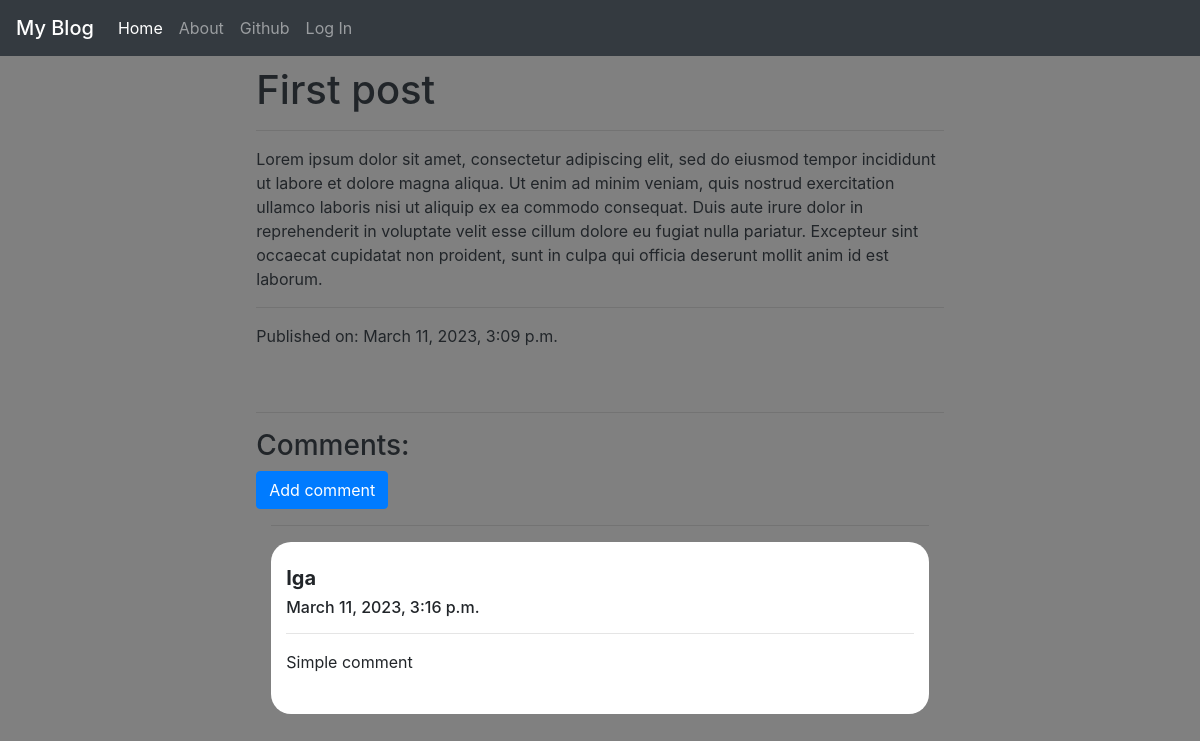
The app's page /post/2/ with its own data.
### app/models.py (models this page shows, shortened)
class Post(models.Model):
    author = models.ForeignKey(User, on_delete=models.deletion.CASCADE)
    title = models.CharField(max_length=200)
    text = models.TextField()
    create_date = models.DateTimeField(default=timezone.now)
    published_date = models.DateTimeField(blank=True, null=True)
    likes = models.ManyToManyField(User, related_name='post_like')

class Comment(models.Model):
    post = models.ForeignKey('app.Post', related_name='comments', on_delete=models.deletion.CASCADE)
    author = models.CharField(max_length=200)
    text = models.TextField()
    create_date = models.DateTimeField(default=timezone.now)
    approved_comment = models.BooleanField(default=False)

### app/views.py (the view)
# urls.py: path('post/<int:pk>/', views.PostDetail.as_view(), name='post_detail'),
class PostDetail(DetailView):
    model = Post

### templates/app/post_detail.html (shortened to what this page needs)
{% extends 'app/index.html' %}
{% block content %}
<h1 class='posttitle loader' style="margin-top:10px;">{{ post.title }}</h1>
<hr>
<p class='postcontent'>{{ post.text|safe|linebreaksbr }}</p>
      <hr>
      {% if post.published_date %}
            <div class="date postdate">
                <a>Published on: {{ post.published_date }}</a>
            </div>
      {% else %}
            <a class="btn btn-primary" href="{% url 'publish_post' pk=post.pk %}">Publish</a>
      {% endif %}
      <br><br>
  <hr>
  <h3>Comments:</h3>
  <a class="btn btn-primary btn-comment" href="{% url 'add_comment' pk=post.pk %}">Add comment</a>
  <div class="container">
  {% for comment in post.comments.all %}
      {% if user.is_authenticated or comment.approved_comment %}
        <hr>
          <div class="container" style="background-color:white; border-radius:20px;  ">
               <br>
               <h5><strong>{{ comment.author }}</strong></h5>
               <h6>{{ comment.create_date }}</h6>
               <hr>
               <p>{{ comment.text|safe|linebreaks }}</p>
               <br>
          </div>
      {% endif %}
  {% empty %}
      <br>
      <p>No comments posted.</p>
  {% endfor %}
</div>
{% endblock %}

### templates/app/index.html (style rules this page uses)
body { background-color: grey; }

### records on screen
Post: title "First post", text "Lorem ipsum dolor sit amet, consectetur adipiscing elit, sed do eiusmod tempor incididunt ut labore et dolore magna aliqua. Ut enim ad minim veniam, quis nostrud exercitation ullamco laboris nisi ut aliquip ex ea commodo consequat. Duis aute irure dolor in reprehenderit in voluptate velit esse cillum dolore eu fugiat nulla pariatur. Excepteur sint occaecat cupidatat non proident, sunt in culpa qui officia deserunt mollit anim id est laborum.", published_date "March 11, 2023, 3:09 p.m."
Comment: author "Iga", create_date "March 11, 2023, 3:16 p.m.", text "Simple comment"
